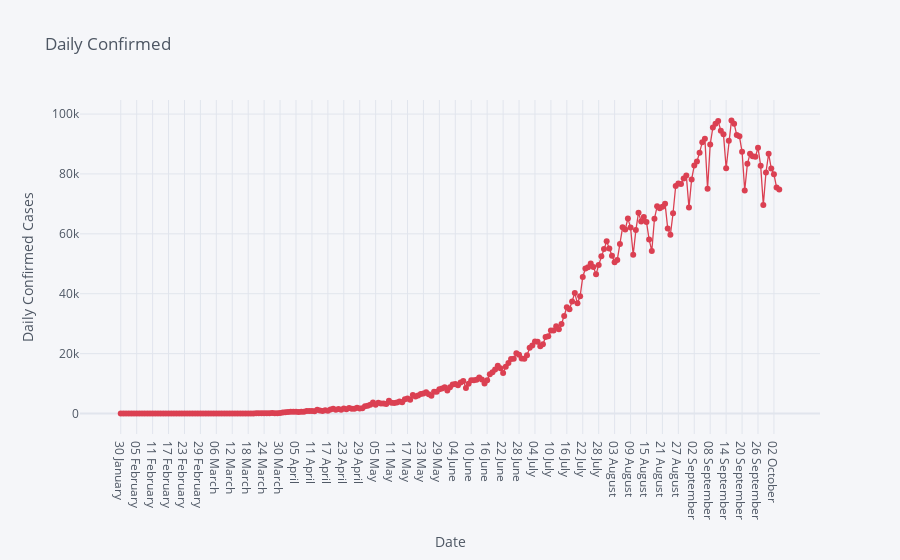

Write notebook code for a chart like this one.
### Code cell
case_time_series.iplot(kind='scatter',x='Date',y='Daily Confirmed',
                       mode='markers+lines',
                       title='Daily Confirmed',
                       xTitle='Date',yTitle='Daily Confirmed Cases',colors='red',size=6)

### Figure 1 — Plotly figure (JSON) as saved in the notebook; plotly's stock layout.template omitted (floating-point values rounded to 4 significant figures; data arrays with more than 128 entries replaced by an {"elided": "..."} marker saying what was removed)
{"data": [{"line": {"color": "rgba(219, 64, 82, 1.0)", "dash": "solid", "shape": "linear", "width": 1.3}, "marker": {"size": 6, "symbol": "circle"}, "mode": "markers+lines", "name": "Daily Confirmed", "text": "", "type": "scatter", "x": {"elided": "249 str values"}, "y": {"elided": "249 int values"}}], "layout": {"legend": {"bgcolor": "#F5F6F9", "font": {"color": "#4D5663"}}, "paper_bgcolor": "#F5F6F9", "plot_bgcolor": "#F5F6F9", "title": {"font": {"color": "#4D5663"}, "text": "Daily Confirmed"}, "xaxis": {"gridcolor": "#E1E5ED", "showgrid": true, "tickfont": {"color": "#4D5663"}, "title": {"font": {"color": "#4D5663"}, "text": "Date"}, "zerolinecolor": "#E1E5ED"}, "yaxis": {"gridcolor": "#E1E5ED", "showgrid": true, "tickfont": {"color": "#4D5663"}, "title": {"font": {"color": "#4D5663"}, "text": "Daily Confirmed Cases"}, "zerolinecolor": "#E1E5ED"}}}
